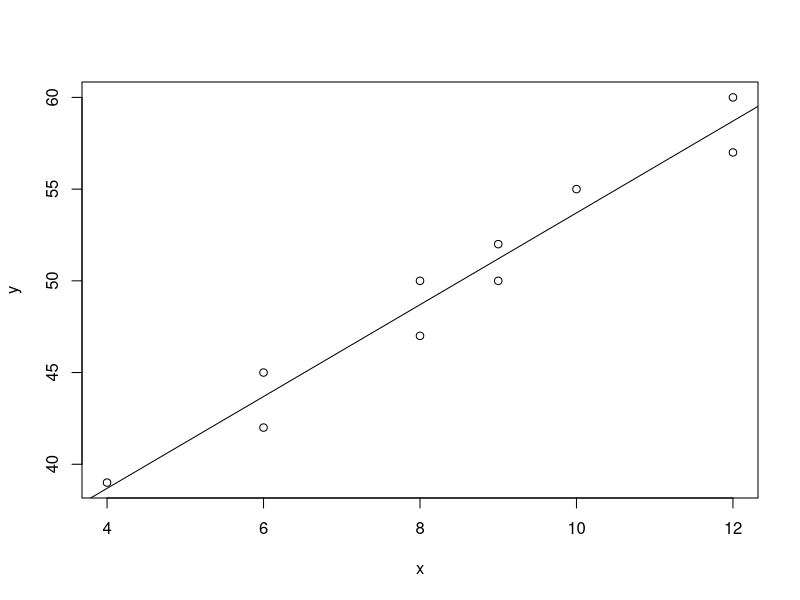
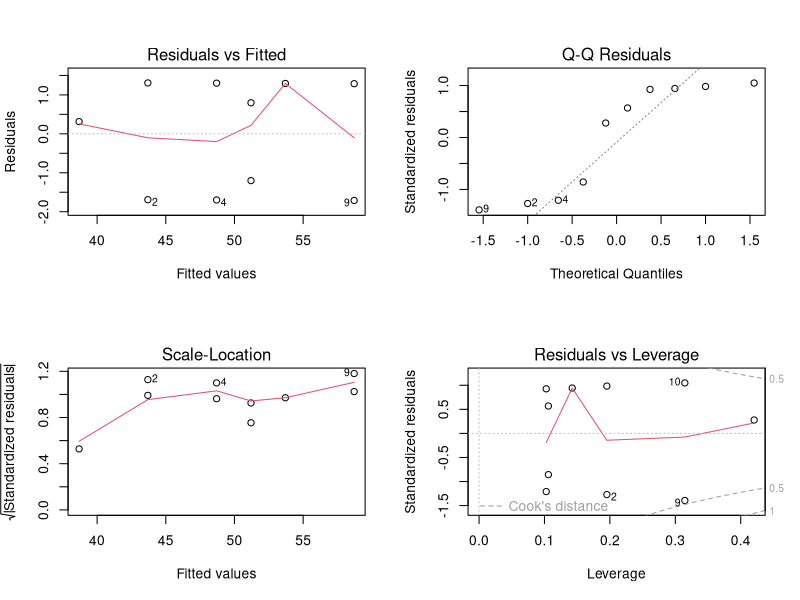

Here is the R script that generated these plots, in order:
#상관분석
x=c(4,6,6,8,8,9,9,10,12,12)
y=c(39,42,45,47,50,50,52,55,57,60)
cor(x,y)



#단순회귀분석 

x=c(4,6,6,8,8,9,9,10,12,12)
y=c(39,42,45,47,50,50,52,55,57,60)
lm(y~x)

lm.result=lm(y~x)
summary(lm.result)

#회귀모형의 정도 
plot(x,y)
abline(lm.result)
resid(lm.result)

fitted(lm.result)

predict(lm.result, data.frame(x=c(7,15,20)))

par(mfrow=c(2,2))
plot(lm.result)
